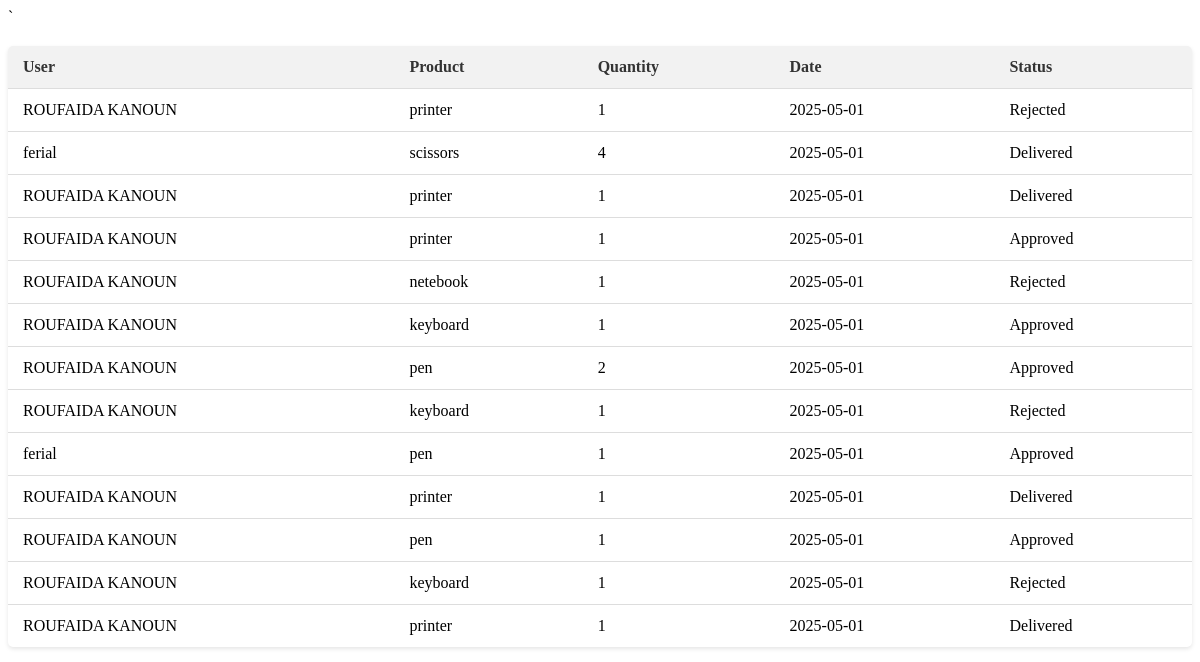
Page /php/get_orders_by_department.php on the committed database.
### tables this page shows
CREATE TABLE IF NOT EXISTS `cart` (
  `id` int NOT NULL AUTO_INCREMENT,
  `user_id` int NOT NULL,
  `product_id` int NOT NULL,
  `name` varchar(100) NOT NULL,
  `image` varchar(100) NOT NULL,
  `quantity` int NOT NULL,
  `allotted_quantity` int DEFAULT NULL,
  `status` varchar(20) DEFAULT 'pending',
  `date_commande` date NOT NULL,
  `created_at` timestamp NULL DEFAULT CURRENT_TIMESTAMP,
  `status_updated_at` timestamp NULL DEFAULT CURRENT_TIMESTAMP ON UPDATE CURRENT_TIMESTAMP,
  PRIMARY KEY (`id`)
);

CREATE TABLE IF NOT EXISTS `user_info` (
  `id` int NOT NULL AUTO_INCREMENT,
  `name` varchar(100) NOT NULL,
  `email` varchar(100) NOT NULL,
  `password` varchar(100) NOT NULL,
  `approved` tinyint(1) DEFAULT '0',
  `type` varchar(50) DEFAULT NULL,
  `speciality` varchar(50) NOT NULL,
  `status` enum('pending','approved','rejected') DEFAULT 'pending',
  `registration_date` datetime DEFAULT CURRENT_TIMESTAMP,
  `approval_date` datetime DEFAULT NULL,
  `is_active` tinyint(1) NOT NULL DEFAULT '1',
  `department_id` int DEFAULT NULL,
  PRIMARY KEY (`id`)
);

CREATE TABLE IF NOT EXISTS `products` (
  `id` int NOT NULL AUTO_INCREMENT,
  `name` varchar(100) NOT NULL,
  `image` varchar(100) NOT NULL,
  `speciality` varchar(50) NOT NULL,
  `quantity` int NOT NULL,
  `department` varchar(100) NOT NULL DEFAULT '',
  `stock` int DEFAULT '0',
  `department_id` int DEFAULT NULL,
  `created_at` timestamp NULL DEFAULT CURRENT_TIMESTAMP,
  PRIMARY KEY (`id`)
);

### php/get_orders_by_department.php (the view, shortened to what this page needs)
<?php
include 'config.php';
$department = isset($_GET['department']) ? mysqli_real_escape_string($conn, $_GET['department']) : '';
$departmentCondition = '';
$query = "
SELECT cart.*,
       user_info.name AS user_name,
       products.name AS product_name,
       user_info.speciality AS department
FROM cart
JOIN user_info ON cart.user_id = user_info.id
JOIN products ON cart.product_id = products.id
WHERE TRIM(LOWER(cart.status)) NOT IN ('pending', 'not-approved', 'not approved')
$departmentCondition
ORDER BY cart.created_at DESC
";
$result = mysqli_query($conn, $query);
if (mysqli_num_rows($result) > 0) {
    echo '<table class="orders-table">';
    echo '<thead>
        <tr>
            <th>User</th>
            <th>Product</th>
            <th>Quantity</th>
            <th>Date</th>
            <th>Status</th>
        </tr>
        </thead>
        <tbody>';
    while ($row = mysqli_fetch_assoc($result)) {
        $quantity = isset($row['allotted_quantity']) ? $row['allotted_quantity'] : (isset($row['allottedQuantity']) ? $row['allottedQuantity'] : '1');
        $status = strtolower($row['status']);
        echo '<tr>';
        echo '<td>' . htmlspecialchars($row['user_name']) . '</td>';
        echo '<td>' . htmlspecialchars($row['product_name']) . '</td>';
        echo '<td>' . $quantity . '</td>';
        $rawDate = $row['status_updated_at'] ?? $row['created_at'];
        $dateObj = date_create($rawDate);
        $formattedDate = $dateObj ? date_format($dateObj, 'Y-m-d') : $rawDate;
        echo '<td data-raw-date="' . $formattedDate . '">' . htmlspecialchars($formattedDate) . '</td>';
        echo '<td>';
        $statusText = '';
        $statusClass = '';
        switch($status) {
            case 'validée':
                $statusText = 'Approved';
                $statusClass = 'status-validée';
                break;
            case 'rejetée':
                $statusText = 'Rejected';
                $statusClass = 'status-rejetée';
                break;
            case 'livrée':
                $statusText = 'Delivered';
                $statusClass = 'status-livrée';
                break;
        }
        echo '<span class="status-badge ' . $statusClass . '" data-status="' . strtolower($status) . '">' . $statusText . '</span>';
        echo '</td>';
        echo '</tr>';
    }
    echo '</tbody></table>';
} else {
    $deptMsg = ($department && strtolower($department) !== 'all') ? htmlspecialchars($department) : 'All Departments';
    echo '<div class="empty-state">
            <i class="fas fa-clipboard-list"></i>
            <p>No orders found for: ' . $deptMsg . '</p>
          </div>';
}
?>

### php/get_orders_by_department.php (style rules this page uses)
.orders-table { width: 100%; border-collapse: collapse; margin-top: 20px; box-shadow: 0 2px 4px rgba(0,0,0,0.1); border-radius: 5px; overflow: hidden; }
.orders-table th, .orders-table td { padding: 12px 15px; text-align: left; border-bottom: 1px solid #ddd; }
.orders-table th { background-color: #f2f2f2; font-weight: bold; color: #333; }
.orders-table tr:last-child td { border-bottom: none; }
.orders-table { animation: slideIn 0.4s ease-out; }

### rows in the picture
cart: user_info.name "ROUFAIDA KANOUN", product.name "printer", allotted_quantity "1", status_updated_at "2025-05-01", status "Rejected"
cart: user_info.name "ferial", product.name "scissors", allotted_quantity "4", status_updated_at "2025-05-01", status "Delivered"
cart: user_info.name "ROUFAIDA KANOUN", product.name "printer", allotted_quantity "1", status_updated_at "2025-05-01", status "Delivered"
cart: user_info.name "ROUFAIDA KANOUN", product.name "printer", allotted_quantity "1", status_updated_at "2025-05-01", status "Approved"
cart: user_info.name "ROUFAIDA KANOUN", product.name "netebook", allotted_quantity "1", status_updated_at "2025-05-01", status "Rejected"
cart: user_info.name "ROUFAIDA KANOUN", product.name "keyboard", allotted_quantity "1", status_updated_at "2025-05-01", status "Approved"
cart: user_info.name "ROUFAIDA KANOUN", product.name "pen", allotted_quantity "2", status_updated_at "2025-05-01", status "Approved"
cart: user_info.name "ROUFAIDA KANOUN", product.name "keyboard", allotted_quantity "1", status_updated_at "2025-05-01", status "Rejected"
cart: user_info.name "ferial", product.name "pen", allotted_quantity "1", status_updated_at "2025-05-01", status "Approved"
cart: user_info.name "ROUFAIDA KANOUN", product.name "printer", allotted_quantity "1", status_updated_at "2025-05-01", status "Delivered"
cart: user_info.name "ROUFAIDA KANOUN", product.name "pen", allotted_quantity "1", status_updated_at "2025-05-01", status "Approved"
cart: user_info.name "ROUFAIDA KANOUN", product.name "keyboard", allotted_quantity "1", status_updated_at "2025-05-01", status "Rejected"
cart: user_info.name "ROUFAIDA KANOUN", product.name "printer", allotted_quantity "1", status_updated_at "2025-05-01", status "Delivered"
